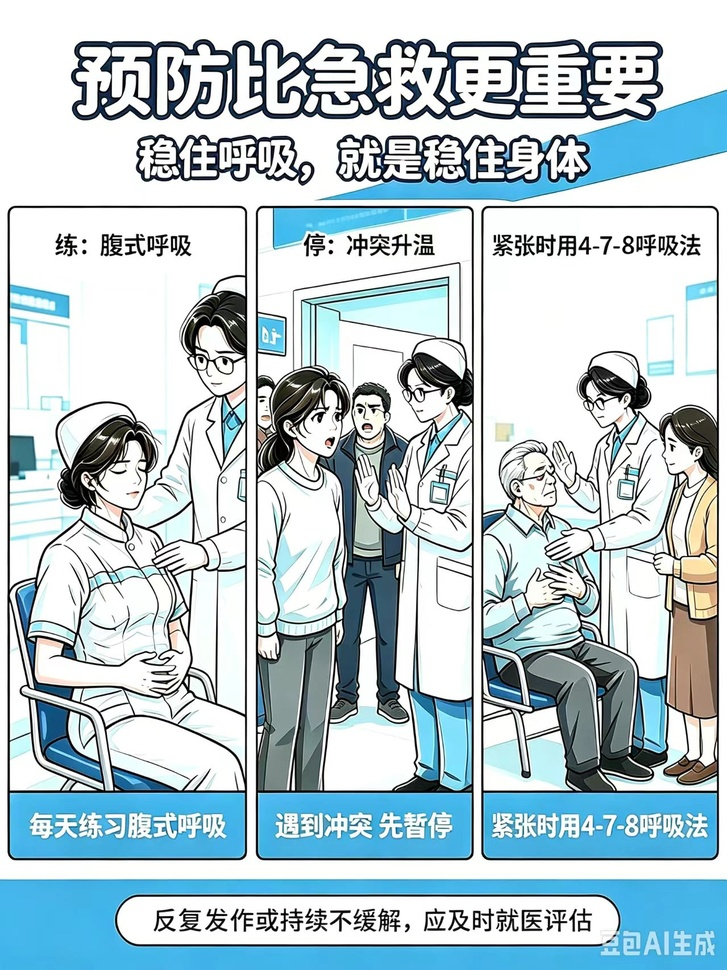
#> input picture 01.jpg, 727 x 970 px, shrunk from 1279 x 1706 before the run
$ python remove_wm_v2.py ../01.jpg
#> lines starting #> are read from the running program, lines starting #| are printed output that depends on the picture; after the words box and inside, x2 and y2 are one past the last pixel; in counts of white or black regions, pixels touching at a corner belong together
#!/usr/bin/env python3
"""
OpenCV 右下角"AI豆包生成"水印去除工具 v2
改进：精准文字检测 + mask羽化 + 二次修复，消除马赛克痕迹

用法：
  单张处理：python3 remove_wm_v2.py input.jpg
  批量处理：python3 remove_wm_v2.py *.jpg
  手动指定区域：--x1 0.85 --y1 0.95 --x2 0.98 --y2 0.98
  查看调试：--debug
  精细模式（推荐）：--precise
"""

import cv2
import numpy as np
import argparse
from pathlib import Path


# [49 lines left out: function detect_watermark_precise, not called in this run]


def create_mask_manual(h, w, x1_ratio, y1_ratio, x2_ratio, y2_ratio):
    """手动指定水印区域（比例坐标）"""
    mask = np.zeros((h, w), dtype=np.uint8)
    x1 = int(w * x1_ratio)
    y1 = int(h * y1_ratio)
    x2 = int(w * x2_ratio)
    y2 = int(h * y2_ratio)
    mask[y1:y2, x1:x2] = 255
    return mask, (x1, y1, x2, y2)


def feather_mask(mask, blur_size=5):
    """
    对mask做高斯模糊羽化，避免硬边界导致的修复痕迹/马赛克
    关键改进！
    """
    if blur_size % 2 == 0:
        blur_size += 1
    feathered = cv2.GaussianBlur(mask, (blur_size, blur_size), 0)
    # 保持核心区域全白，边缘渐变
    _, feathered = cv2.threshold(feathered, 128, 255, cv2.THRESH_BINARY)
    # 再做一次轻微模糊，让边缘更自然
    feathered = cv2.GaussianBlur(feathered, (3, 3), 0)
    return feathered


def inpaint_twostage(img, mask, method='telea', radius=3):
    """
    两阶段修复：
    第一阶段：大半径粗修
    第二阶段：小半径精修（消除马赛克）
    """
    flag = cv2.INPAINT_NS if method == 'ns' else cv2.INPAINT_TELEA

    # 第一阶段：粗修
    stage1 = cv2.inpaint(img, mask, radius + 2, flag)

    # 第二阶段：精修（用更软的mask，更小半径）
    soft_mask = cv2.GaussianBlur(mask, (5, 5), 0)
    stage2 = cv2.inpaint(stage1, soft_mask, radius, flag)

    return stage2


def process_image(input_path, output_path, method='telea', radius=3,
                  precise=False, manual_coords=None, debug=False):
    """处理单张图片"""
    img = cv2.imread(input_path)
    if img is None:
        print(f"  [错误] 无法读取: {input_path}")
        return False, None

    h, w = img.shape[:2]

    # 生成 mask
    if manual_coords:
        x1, y1, x2, y2 = manual_coords
        mask, box = create_mask_manual(h, w, x1, y1, x2, y2)
        mode_desc = f"手动区域 ({x1:.2f},{y1:.2f})→({x2:.2f},{y2:.2f})"
    elif precise:
        mask, box = detect_watermark_precise(img)
        mode_desc = "精准文字检测"
    else:
        # 默认：右下角固定区域（稍微放大一点确保覆盖）
        mask, box = create_mask_manual(h, w, 0.82, 0.95, 0.99, 0.99)
        mode_desc = "默认右下角区域"

    print(f"  模式: {mode_desc}")

    pixel_count = int(mask.sum() / 255)
    if pixel_count == 0:
        print(f"  [警告] 未检测到水印区域，跳过")
        return False, box

    print(f"  图片尺寸: {w}×{h}, 水印像素: {pixel_count}")
    print(f"  算法: {method.upper()}, 半径: {radius}")

    # 羽化mask（关键！消除马赛克）
    mask_feathered = feather_mask(mask, blur_size=5)

    # 两阶段修复
    result = inpaint_twostage(img, mask_feathered, method=method, radius=radius)

    # 保存
    cv2.imwrite(output_path, result, [cv2.IMWRITE_PNG_COMPRESSION, 3])
    print(f"  已保存: {output_path}")

    # 保存调试文件
    if debug:
        mask_path = str(Path(output_path).with_suffix('.mask.png'))
        cv2.imwrite(mask_path, mask_feathered)

        debug_img = img.copy()
        cv2.rectangle(debug_img, (box[0], box[1]), (box[2], box[3]), (0, 0, 255), 2)
        debug_path = str(Path(output_path).with_suffix('.debug.png'))
        cv2.imwrite(debug_path, debug_img)
        print(f"  Mask: {mask_path}")
        print(f"  调试图: {debug_path}")

    return True, box


def main():
    parser = argparse.ArgumentParser(description='OpenCV 右下角水印去除 v2（无马赛克版）')
    parser.add_argument('inputs', nargs='+', help='输入图片')
    parser.add_argument('-o', '--output-dir', default='output_clean_v2',
                        help='输出目录（默认: output_clean_v2）')
    parser.add_argument('--method', choices=['telea', 'ns'], default='telea',
                        help='修复算法: telea / ns，默认 telea')
    parser.add_argument('--radius', type=int, default=3,
                        help='修复半径 1-10，默认 3（越小越细腻）')
    parser.add_argument('--precise', action='store_true',
                        help='精准文字检测模式（推荐，自动找水印）')
    parser.add_argument('--x1', type=float, help='手动指定区域：左上角x比例 (0-1)')
    parser.add_argument('--y1', type=float, help='手动指定区域：左上角y比例 (0-1)')
    parser.add_argument('--x2', type=float, help='手动指定区域：右下角x比例 (0-1)')
    parser.add_argument('--y2', type=float, help='手动指定区域：右下角y比例 (0-1)')
    parser.add_argument('--debug', action='store_true',
                        help='保存mask和调试图')

    args = parser.parse_args()

    out_dir = Path(args.output_dir)
    out_dir.mkdir(exist_ok=True)

    # 检查手动坐标是否完整
    manual = None
    if all([args.x1 is not None, args.y1 is not None,
            args.x2 is not None, args.y2 is not None]):
        manual = (args.x1, args.y1, args.x2, args.y2)

    success = 0
    for i, input_path in enumerate(args.inputs, 1):
        print(f"\n[{i}/{len(args.inputs)}] {input_path}")
        stem = Path(input_path).stem
        ext = Path(input_path).suffix or '.png'
        output_path = str(out_dir / f"{stem}_clean{ext}")

        ok, _ = process_image(
            input_path, output_path,
            method=args.method,
            radius=args.radius,
            precise=args.precise,
            manual_coords=manual,
            debug=args.debug,
        )
#> in process_image, img is the input picture: shape (970, 727, 3); mean B, G, R 207.8, 201, 182.2
#|   图片尺寸: 727×970, 水印像素: 4797
#> in feather_mask, `feathered = cv2.GaussianBlur(mask, (blur_size, blur_size), 0)`:
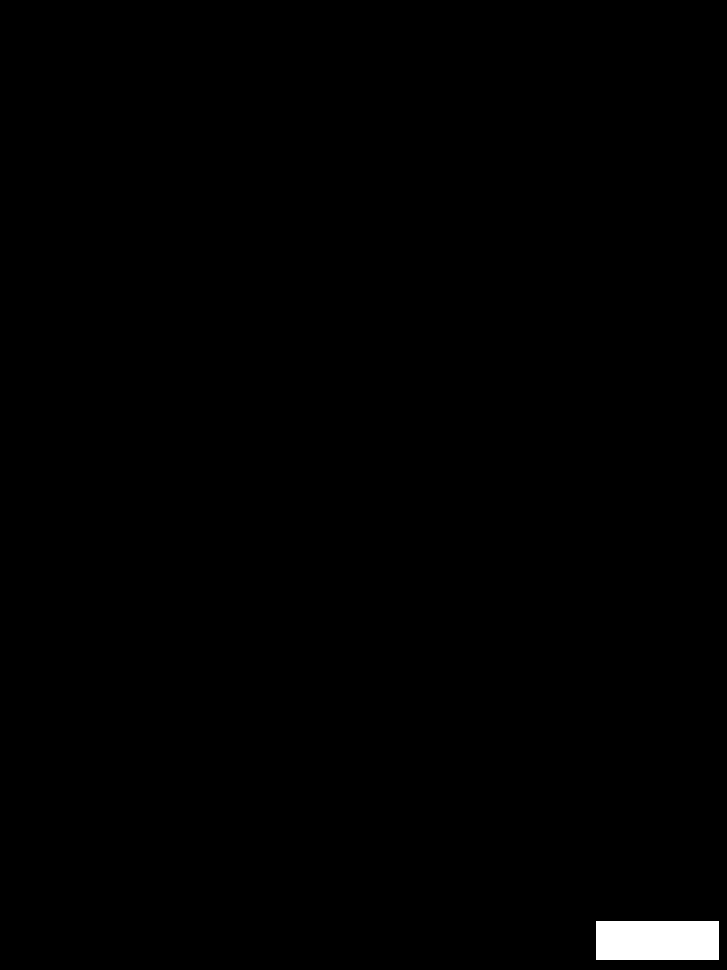
#> mask: shape (970, 727); 0.68% white; 1 white region, box (x1, y1, x2, y2) and area: (596, 921, 719, 960) 4797
#> ok = True
        if ok:
            success += 1

    print(f"\n{'='*50}")
    print(f"完成: {success}/{len(args.inputs)} 张")
    print(f"输出: {out_dir.resolve()}")


if __name__ == '__main__':
    main()
